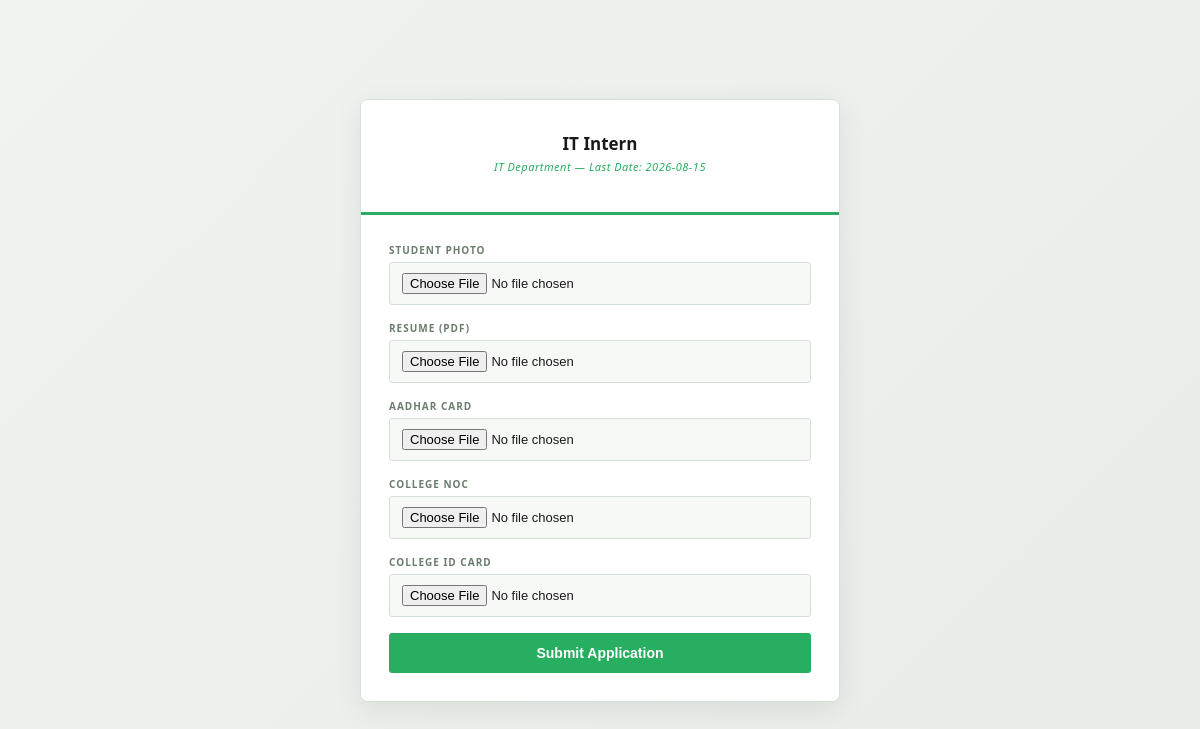
/apply/1 (signed in), run on an earlier commit of the app's database.
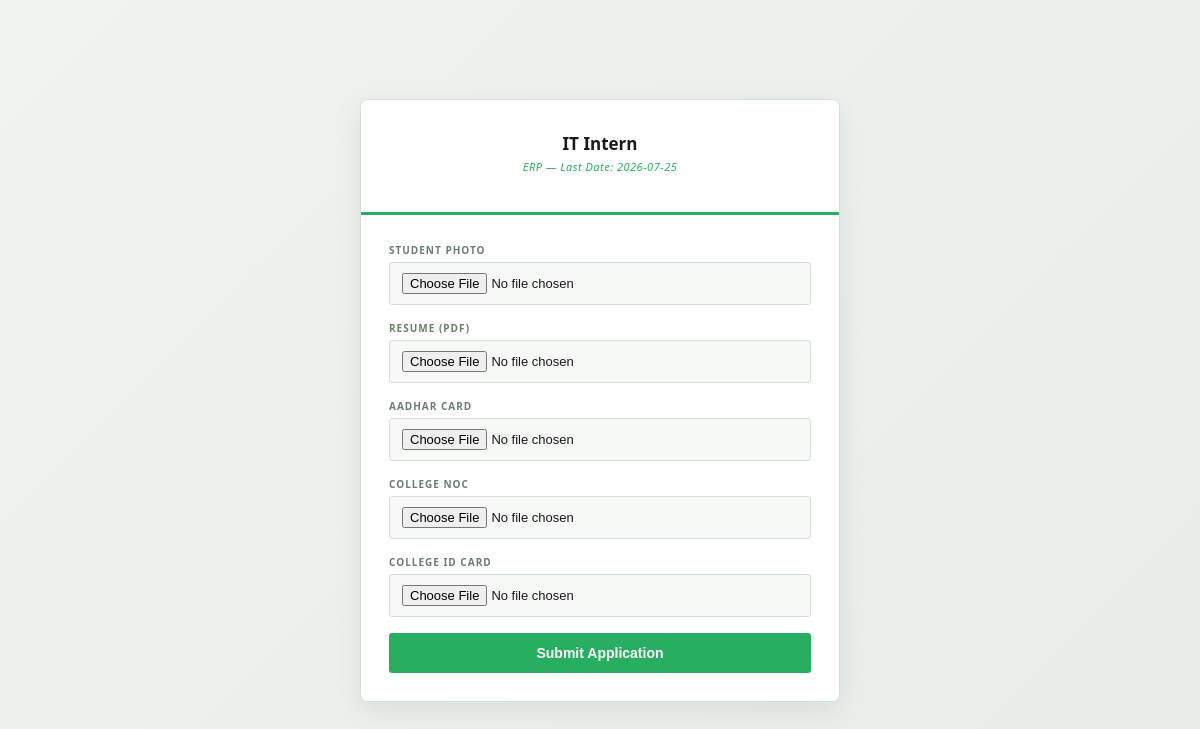
And on a later commit of the database.
### tables this page shows
CREATE TABLE internship_posts (
        id INTEGER PRIMARY KEY AUTOINCREMENT,
        title TEXT NOT NULL,
        department TEXT,
        total_seats INTEGER,
        last_date TEXT,
        is_active INTEGER DEFAULT 1
    );

### app.py (the view, shortened to what this page needs)
@app.route('/apply/<int:post_id>', methods=['GET', 'POST'])
def apply(post_id):
    if 'student_email' not in session:
        return redirect('/login')
    post = get_post_by_id(post_id)
    return render_template('apply.html', post=post, submitted=False)

### database.py (called while the page is built)
def get_db():
    conn = sqlite3.connect(DB_NAME)
    conn.row_factory = sqlite3.Row
    return conn

def get_post_by_id(post_id):
    conn = get_db()
    post = conn.execute("SELECT * FROM internship_posts WHERE id = ?", (post_id,)).fetchone()
    conn.close()
    return post

### templates/apply.html (shortened to what this page needs)
{% extends "base.html" %}
{% block content %}
<div class="login-wrap">
  <div class="login-card" style="width:480px;">
    <div class="login-head">
      <h1>{{ post['title'] }}</h1>
      <p class="tagline">{{ post['department'] }} — Last Date: {{ post['last_date'] }}</p>
    </div>
    <div class="login-body">
      {% if submitted %}
        <div class="login-error" style="color:#27ae60; border-color:#27ae60;">Application and documents submitted successfully! Please wait for HR approval.</div>
        <a href="/my-applications" class="btn btn-primary" style="display:block; text-align:center; padding:12px; text-decoration:none;">View My Applications</a>
      {% else %}
        <form method="POST" enctype="multipart/form-data">
          <div class="form-group"><label>Student Photo</label><input type="file" name="photo" accept=".jpg,.jpeg,.png" required></div>
          <div class="form-group"><label>Resume (PDF)</label><input type="file" name="resume" accept=".pdf" required></div>
          <div class="form-group"><label>Aadhar Card</label><input type="file" name="aadhar" accept=".jpg,.jpeg,.png,.pdf" required></div>
          <div class="form-group"><label>College NOC</label><input type="file" name="noc" accept=".pdf,.jpg,.jpeg,.png" required></div>
          <div class="form-group"><label>College ID Card</label><input type="file" name="id_card" accept=".jpg,.jpeg,.png,.pdf" required></div>
          <button type="submit" class="btn btn-primary" style="width:100%; padding:12px;">Submit Application</button>
        </form>
      {% endif %}
    </div>
  </div>
</div>
{% endblock %}

What changed in the data, as far as the page shows it:
changed internship_posts "IT Intern": department "IT Department" → "ERP"; last_date "2026-08-15" → "2026-07-25"
